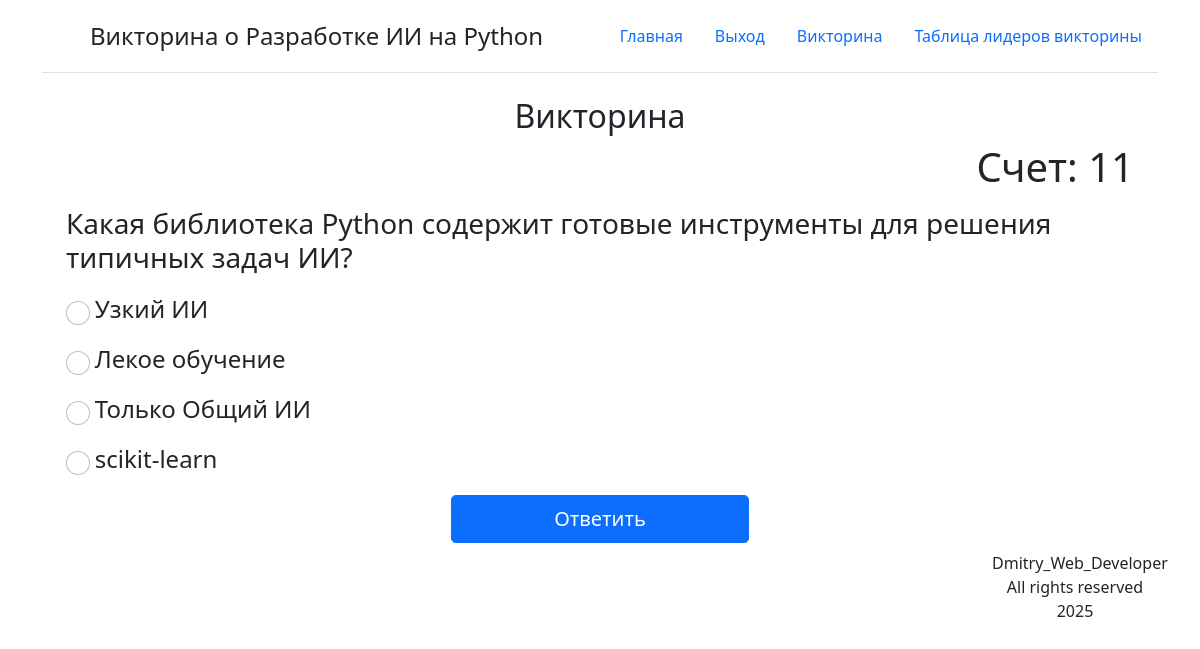
/quiz (signed in), run on an earlier commit of the app's database.
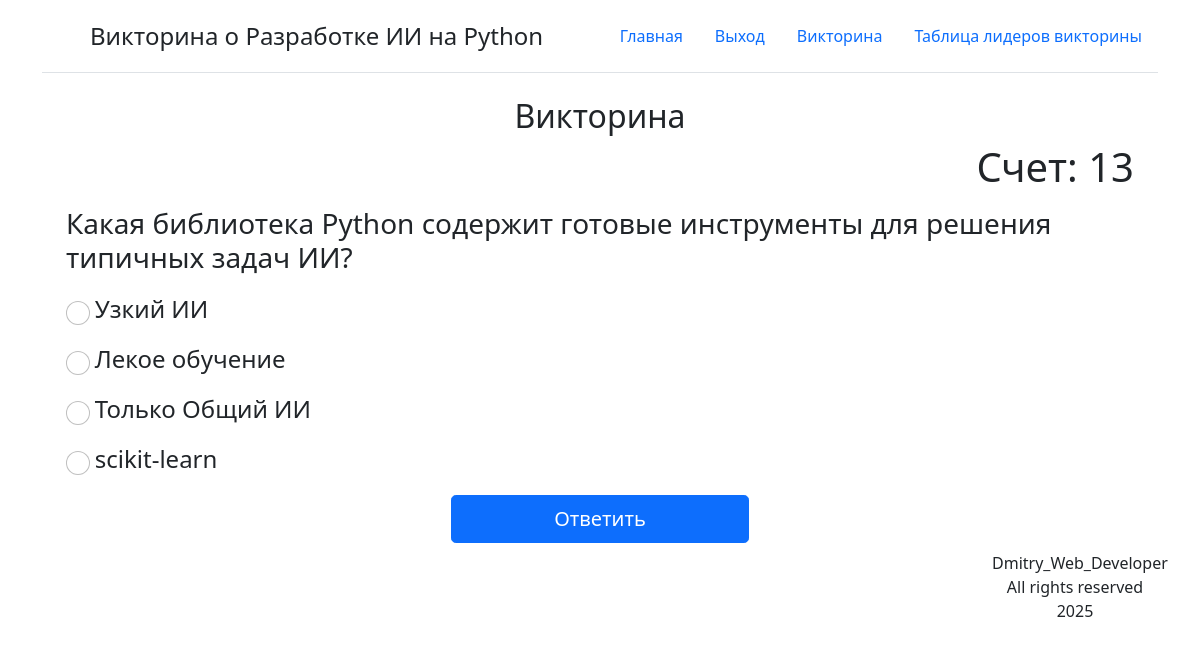
And on a later commit of the database.
### main.py (models this page shows)
class User(UserMixin, db.Model):
    id = db.Column(db.Integer, primary_key=True)
    new_login = db.Column(db.String(100), unique=True, nullable=False)
    password = db.Column(db.String(100), nullable=False)
    score = db.Column(db.Integer, default=0)
    view_name = db.Column(db.String(100), nullable=False)

### main.py (the view)
@app.route('/quiz')
@login_required
def quiz():
    oq2 = ["Python 2", "ИИ", "Узкий ИИ", "Только Узкий ИИ", "NumPy",
           "Pygame", "Возможность конфликтов между выбранными библиотеками."]
    oq3 = ["Python 1", "Лекое обучение", "Общий ИИ", "Возможный ИИ и Легкий ИИ",
           "Pandas", "Pydantic", "Прототипно-ориентированный сценарный язык программирования."]
    oq4 = ["Любая", "Искуственное обучение", "Средний ИИ", "Только Общий ИИ", "PyTorch",
           "Flask", "Cкриптовый язык программирования и имеет открытый исходный код"]
    question = Question.query.order_by(func.random()).first()
    options = [question.quiz_answer, random.choice(
        oq2), random.choice(oq3), random.choice(oq4)]
    random.shuffle(options)
    return render_template('quiz.html', question=question, options=options)

### main.py (called while the page is built)
@login_manager.user_loader
def load_user(user_id):
    return User.query.get(int(user_id))

### templates/quiz.html (shortened to what this page needs)
{% extends 'base.html' %}
{% block body %}
<div class="container">
    <h2 class="text-center">Викторина</h2>
    <p class="text-end">Счет: {{ current_user.score }}</p>
    <form action="{{ url_for('quiz_answer') }}" method="POST" class="quiz">
            <h3>{{ question.text }}</h3>
            {% for option in options %}
                <div class="choice_answer"><input class="form-check-input" type="radio" name="answer" value="{{ option }}">{{ option }}<br></div>
            {% endfor %}
            <div class="button_submit  text-center"><input class="btn btn-primary btn-lg" type="submit" value="Ответить"></div>
    </form>
</div>
{% endblock %}

What changed in the data, as far as the page shows it:
changed User: score "11" → "13"
